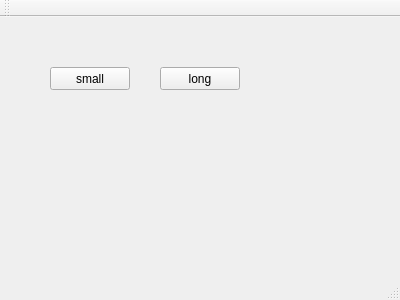
<?xml version="1.0" encoding="UTF-8"?>
<ui version="4.0">
 <class>MainWindow</class>
 <widget class="QMainWindow" name="MainWindow">
  <property name="geometry">
   <rect>
    <x>0</x>
    <y>0</y>
    <width>400</width>
    <height>300</height>
   </rect>
  </property>
  <property name="windowTitle">
   <string>MainWindow</string>
  </property>
  <widget class="QWidget" name="centralWidget">
   <widget class="QPushButton" name="pushButton">
    <property name="geometry">
     <rect>
      <x>50</x>
      <y>50</y>
      <width>80</width>
      <height>23</height>
     </rect>
    </property>
    <property name="text">
     <string>small</string>
    </property>
   </widget>
   <widget class="QPushButton" name="pushButton_2">
    <property name="geometry">
     <rect>
      <x>160</x>
      <y>50</y>
      <width>80</width>
      <height>23</height>
     </rect>
    </property>
    <property name="text">
     <string>long</string>
    </property>
   </widget>
  </widget>
  <widget class="QMenuBar" name="menuBar">
   <property name="geometry">
    <rect>
     <x>0</x>
     <y>0</y>
     <width>400</width>
     <height>21</height>
    </rect>
   </property>
  </widget>
  <widget class="QToolBar" name="mainToolBar">
   <attribute name="toolBarArea">
    <enum>TopToolBarArea</enum>
   </attribute>
   <attribute name="toolBarBreak">
    <bool>false</bool>
   </attribute>
  </widget>
  <widget class="QStatusBar" name="statusBar"/>
 </widget>
 <layoutdefault spacing="6" margin="11"/>
 <resources/>
 <connections/>
</ui>
